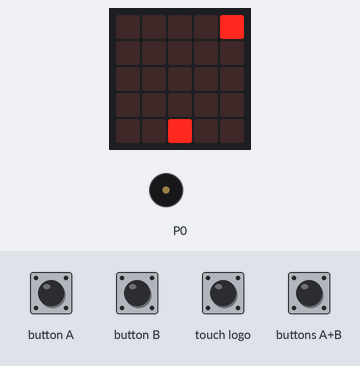
Simulated run of this program. Board: BBC micro:bit (MakeCode). Parts: the board's 5×5 LED display, buzzer (waves = sounding). Inputs (shaded band) come from the test bench. Random numbers come from a fixed seed; the run ends where the board's game-over animation would start. At 5.1 s the program stops and its outputs stay as they are.

Above: at 1.8 s.
1.9 s: buttons A+B pressed for 0.15 s
At 3.8 s:
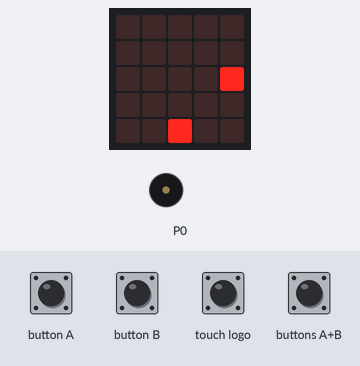
At 6.1 s:
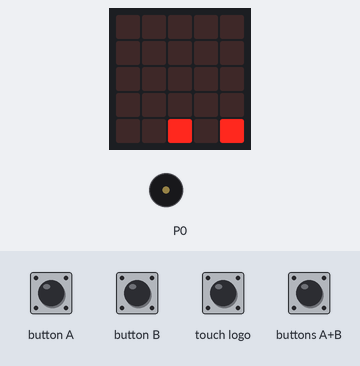
Timing chart, 0 to 6.6 s (numbered marks = the images above; inputs shaded):
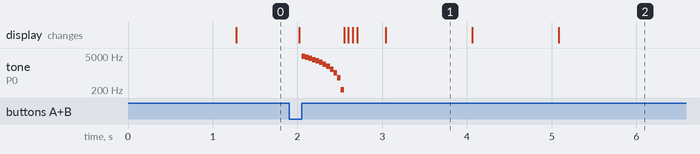

The program:

main.ts
```typescript
input.onLogoEvent(TouchButtonEvent.Pressed, function () {
    game.resume()
})
input.onButtonPressed(Button.A, function () {
    Nave.move(-1)
})
input.onGesture(Gesture.Shake, function () {
    game.pause()
})
input.onButtonPressed(Button.AB, function () {
    Shoot = game.createSprite(Nave.get(LedSpriteProperty.X), 4)
    music.playSoundEffect(music.createSoundEffect(WaveShape.Sine, 5000, 0, 255, 0, 500, SoundExpressionEffect.None, InterpolationCurve.Linear), SoundExpressionPlayMode.UntilDone)
    for (let index = 0; index < 4; index++) {
        Shoot.change(LedSpriteProperty.Y, -1)
        basic.pause(50)
    }
})
input.onButtonPressed(Button.B, function () {
    Nave.move(1)
})
let Shoot: game.LedSprite = null
let Nave: game.LedSprite = null
Nave = game.createSprite(2, 4)
let E1 = game.createSprite(2, 0)
Shoot = game.createSprite(2, 0)
E1.delete()
Shoot.delete()
game.setScore(0)
basic.forever(function () {
    basic.pause(1000)
    if (!(E1.isDeleted())) {
        E1.change(LedSpriteProperty.Y, 1)
    }
})
basic.forever(function () {
    if (E1.isDeleted()) {
        basic.pause(randint(1000, 3000))
        E1 = game.createSprite(randint(0, 4), 0)
    }
})
basic.forever(function () {
    if (Shoot.get(LedSpriteProperty.Y) == 0) {
        Shoot.delete()
    }
})
basic.forever(function () {
    if (Shoot.isTouching(E1)) {
        Shoot.delete()
        E1.delete()
        music.playSoundEffect(music.createSoundEffect(WaveShape.Square, 1600, 1, 255, 0, 300, SoundExpressionEffect.None, InterpolationCurve.Curve), SoundExpressionPlayMode.UntilDone)
        game.addScore(1)
    } else if (E1.isTouching(Nave)) {
        game.gameOver()
        basic.showNumber(game.score())
    } else if (E1.get(LedSpriteProperty.Y) == 4) {
        game.gameOver()
        basic.showNumber(game.score())
    }
})
```

test.ts
```typescript
// aquí va el archivo "tests"; esto no se compilará cuando este paquete se utilice como una extensión.
```

Measured:
- after the input at 1.9 s, tone on P0: plays 4791 Hz for 0.04 s, 4375 Hz for 0.04 s, 3958 Hz for 0.04 s, 3541 Hz for 0.04 s, 3125 Hz for 0.04 s, 2708 Hz for 0.04 s … (12 notes in this stretch), starting after 0.15 s
- what the display in image 1 shows lasts 1.1 s, from 3.0 s to 4.1 s
